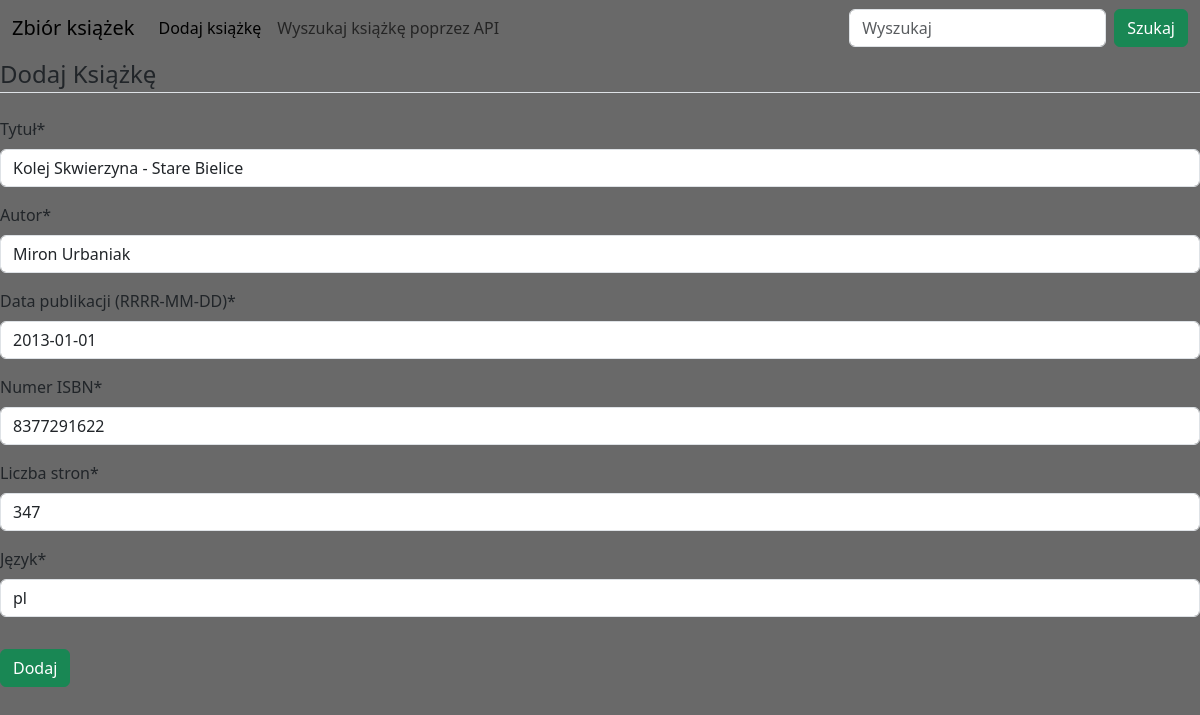
The page /book/32/update/ on the database its author committed.
### book/models.py (models this page shows, shortened)
class Book(models.Model):
    title = models.CharField(max_length=50, verbose_name="Tytuł")
    author = models.CharField(max_length=50, verbose_name="Autor")
    pub_date = models.DateField(verbose_name="Data publikacji (RRRR-MM-DD)")
    isbn = models.IntegerField(verbose_name="Numer ISBN")
    pages = models.PositiveIntegerField(verbose_name="Liczba stron")
    language = models.CharField(max_length=10, verbose_name="Język")

### book/views.py (the view, shortened to what this page needs)
# urls.py: path('book/<int:pk>/update/', views.BookUpdateView.as_view(), name='book-update'),
class BookUpdateView(UpdateView):
    model = Book
    fields = '__all__'

### book/templates/book/book_form.html (shortened to what this page needs)
{% extends "book/base.html" %}
{% load crispy_forms_tags %}
{% block content %}
<div class="form-group">
    <form method="POST">
        <fieldset class="mb-3">
            <legend class="border-bottom mb-4">Dodaj Książkę</legend>
            {{ form|crispy }}
        </fieldset>
            <button class="btn btn-success" type="submit">Dodaj</button>
    </form>
</div>
{% endblock content %}

### rows shown on the page
Book: title "Kolej Skwierzyna - Stare Bielice", author "Miron Urbaniak", pub_date "2013-01-01", isbn "8377291622", pages "347", language "pl"
